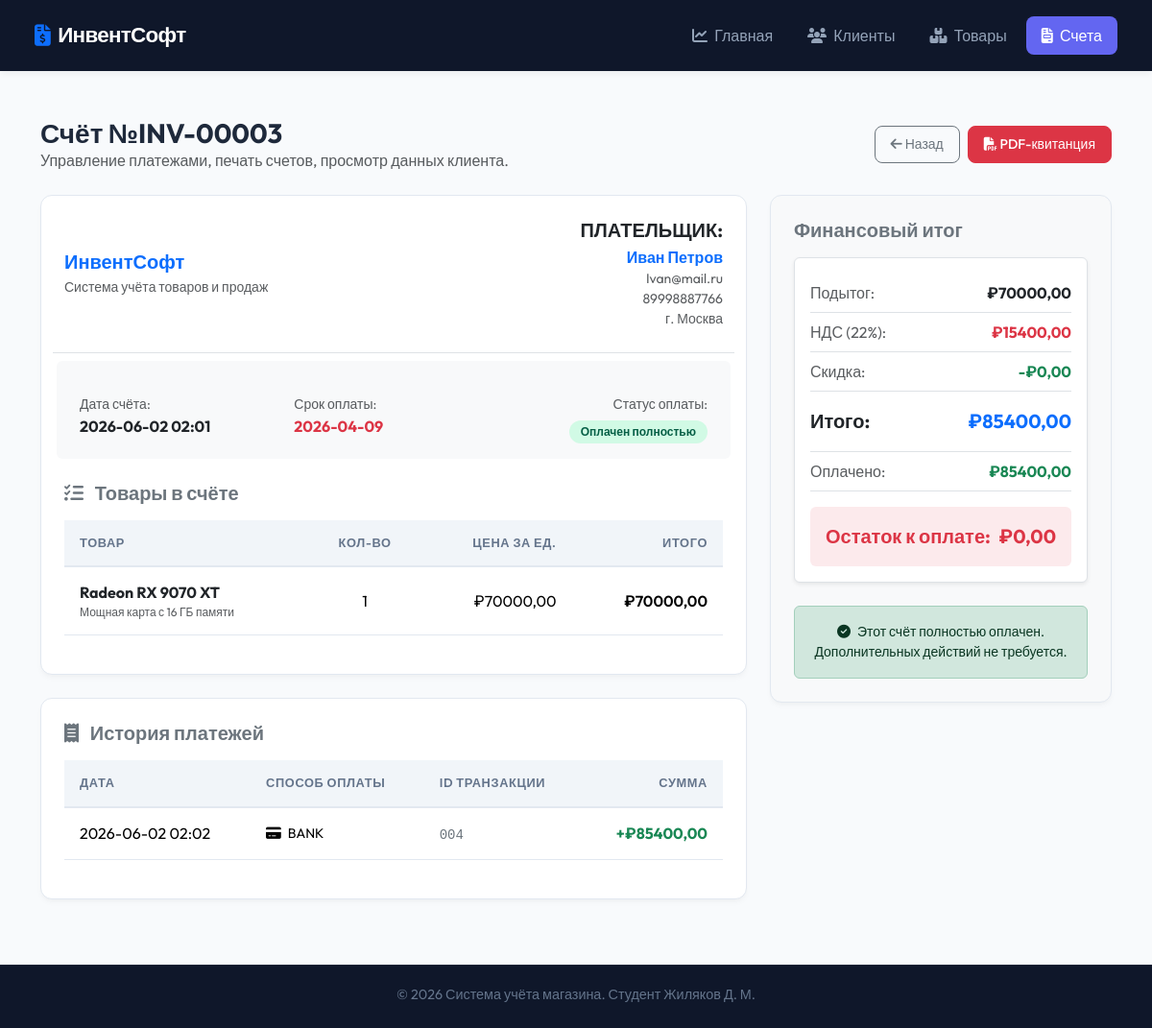
The app's page /invoices/9/ with its own data.
### core/models.py (models this page shows, shortened)
class Invoice(models.Model):
    customer = models.ForeignKey(Customer, on_delete=models.CASCADE, verbose_name='Клиент')
    invoice_number = models.CharField(max_length=20, unique=True, verbose_name='Номер счёта')
    date = models.DateTimeField(default=timezone.now, verbose_name='Дата')
    due_date = models.DateTimeField(blank=True, null=True, verbose_name='Дата погашения')
    subtotal = models.DecimalField(max_digits=10, decimal_places=2, default=0.00, verbose_name='Промежуточный итог')
    tax_rate = models.DecimalField(max_digits=5, decimal_places=2, default=0.00, verbose_name='Ставка налога')  # например, 18.00 для 18%
    tax_amount = models.DecimalField(max_digits=10, decimal_places=2, default=0.00, verbose_name='Сумма налога')
    discount_amount = models.DecimalField(max_digits=10, decimal_places=2, default=0.00, verbose_name='Сумма скидки')
    total_amount = models.DecimalField(max_digits=10, decimal_places=2, default=0.00, verbose_name='Итоговая сумма')
    paid = models.BooleanField(default=False, verbose_name='Оплачено')

class Customer(models.Model):
    name = models.CharField(max_length=200, verbose_name='Имя')
    email = models.EmailField(unique=True, blank=True, null=True, verbose_name='Email')
    phone = models.CharField(max_length=15, blank=True, null=True, verbose_name='Телефон')
    address = models.TextField(blank=True, null=True, verbose_name='Адрес')
    created_at = models.DateTimeField(default=timezone.now, verbose_name='Дата создания')

class InvoiceItem(models.Model):
    invoice = models.ForeignKey(Invoice, on_delete=models.CASCADE, related_name='items', verbose_name='Счёт')
    product = models.ForeignKey(Product, on_delete=models.SET_NULL, null=True, verbose_name='Товар')
    quantity = models.PositiveIntegerField(default=1, verbose_name='Количество')
    unit_price = models.DecimalField(max_digits=10, decimal_places=2, verbose_name='Цена за единицу')
    total = models.DecimalField(max_digits=10, decimal_places=2, verbose_name='Итого')

class Product(models.Model):
    name = models.CharField(max_length=200, verbose_name='Название')
    description = models.TextField(blank=True, null=True, verbose_name='Описание')
    price = models.DecimalField(max_digits=10, decimal_places=2, verbose_name='Цена')
    stock = models.PositiveIntegerField(default=0, verbose_name='Остаток')
    created_at = models.DateTimeField(default=timezone.now, verbose_name='Дата создания')

class Payment(models.Model):
    invoice = models.ForeignKey(Invoice, on_delete=models.CASCADE, verbose_name='Счёт')
    amount_paid = models.DecimalField(max_digits=10, decimal_places=2, verbose_name='Оплаченная сумма')
    payment_date = models.DateTimeField(default=timezone.now, verbose_name='Дата оплаты')
    payment_method = models.CharField(max_length=50, choices=[
        ('cash', 'Наличные'),
        ('card', 'Карта'),
        ('fps', 'СБП'),
        ('bank', 'Банковский перевод')
    ], verbose_name='Способ оплаты')
    transaction_id = models.CharField(max_length=100, blank=True, null=True, verbose_name='ID транзакции')

### core/views.py (the view)
def invoice_detail(request, pk):
    invoice = get_object_or_404(Invoice, pk=pk)
    payments = Payment.objects.filter(invoice=invoice)
    total_paid = sum(p.amount_paid for p in payments)
    balance = invoice.total_amount - total_paid
    return render(request, 'core/invoice_detail.html', {
        'invoice': invoice,
        'items': invoice.items.all(),
        'payments': payments,
        'total_paid': total_paid,
        'balance': balance
    })

### templates/core/invoice_detail.html (shortened to what this page needs)
{% extends 'core/base.html' %}
{% block content %}
<div class="d-flex justify-content-between align-items-center mb-4">
    <div>
        <h3 class="fw-bold mb-0">Счёт №{{ invoice.invoice_number }}</h3>
        <p class="text-muted mb-0">Управление платежами, печать счетов, просмотр данных клиента.</p>
    </div>
    <div class="d-flex gap-2">
        <a href="{% url 'invoice_list' %}" class="btn btn-outline-secondary btn-sm"><i class="fa-solid fa-arrow-left"></i> Назад</a>
        <a href="{% url 'download_invoice_pdf' invoice.id %}" class="btn btn-danger btn-sm"><i class="fa-solid fa-file-pdf"></i> PDF-квитанция</a>
    </div>
</div>
<div class="row g-4">
    <div class="col-lg-8">
        <div class="card p-4 mb-4">
            <div class="row pb-4 mb-4 border-bottom align-items-center">
                <div class="col-sm-6">
                    <h5 class="fw-bold text-primary mb-1">ИнвентСофт</h5>
                    <p class="text-muted small mb-0">Система учёта товаров и продаж</p>
                </div>
                <div class="col-sm-6 text-sm-end mt-3 mt-sm-0">
                    <h5 class="fw-bold mb-1">ПЛАТЕЛЬЩИК:</h5>
                    <a href="{% url 'customer_detail' invoice.customer.id %}" class="text-decoration-none fw-semibold">{{ invoice.customer.name }}</a>
                    <p class="text-muted small mb-0">{{ invoice.customer.email }}<br>{{ invoice.customer.phone }}<br>{{ invoice.customer.address }}</p>
                </div>
            </div>
            <div class="row g-3 mb-4 text-center text-sm-start bg-light p-3 rounded">
                <div class="col-sm-4">
                    <span class="text-muted small block">Дата счёта:</span>
                    <strong class="d-block">{{ invoice.date|date:"Y-m-d H:i" }}</strong>
                </div>
                <div class="col-sm-4">
                    <span class="text-muted small block">Срок оплаты:</span>
                    <strong class="d-block text-danger">{% if invoice.due_date %}{{ invoice.due_date|date:"Y-m-d" }}{% else %}Не указано{% endif %}</strong>
                </div>
                <div class="col-sm-4 text-sm-end">
                    <span class="text-muted small block">Статус оплаты:</span>
                    <div class="mt-1">
                        {% if invoice.paid %}
                            <span class="badge bg-paid">Оплачен полностью</span>
                        {% elif total_paid > 0 %}
                            <span class="badge bg-partial">Частично оплачен</span>
                        {% else %}
                            <span class="badge bg-unpaid">Не оплачен</span>
                        {% endif %}
                    </div>
                </div>
            </div>
            <h5 class="fw-bold mb-3 text-secondary"><i class="fa-solid fa-list-check me-2"></i> Товары в счёте</h5>
            <div class="table-responsive">
                <table class="table align-middle">
                    <thead>
                        <tr>
                            <th>Товар</th>
                            <th class="text-center">Кол-во</th>
                            <th class="text-end">Цена за ед.</th>
                            <th class="text-end">Итого</th>
                        </tr>
                    </thead>
                    <tbody>
                        {% for item in items %}
                            <tr>
                                <td>
                                    <strong class="text-dark">{{ item.product.name }}</strong>
                                    {% if item.product.description %}
                                        <div class="text-muted small" style="font-size: 0.75rem;">{{ item.product.description }}</div>
                                    {% endif %}
                                </td>
                                <td class="text-center">{{ item.quantity }}</td>
                                <td class="text-end">₽{{ item.unit_price|floatformat:2 }}</td>
                                <td class="text-end fw-semibold">₽{{ item.total|floatformat:2 }}</td>
                            </tr>
                        {% endfor %}
                    </tbody>
                </table>
            </div>
        </div>
        <div class="card p-4">
            <h5 class="fw-bold mb-3 text-secondary"><i class="fa-solid fa-receipt me-2"></i> История платежей</h5>
            <div class="table-responsive">
                <table class="table align-middle table-sm">
                    <thead>
                        <tr>
                            <th>Дата</th>
                            <th>Способ оплаты</th>
                            <th>ID транзакции</th>
                            <th class="text-end">Сумма</th>
                        </tr>
                    </thead>
                    <tbody>
                        {% for payment in payments %}
                            <tr>
                                <td>{{ payment.payment_date|date:"Y-m-d H:i" }}</td>
                                <td class="text-uppercase small"><i class="fa-solid fa-credit-card me-1"></i> {{ payment.payment_method }}</td>
                                <td><code class="text-secondary">{{ payment.transaction_id|default:"Не указано" }}</code></td>
                                <td class="text-end text-success fw-bold">+₽{{ payment.amount_paid|floatformat:2 }}</td>
                            </tr>
                        {% empty %}
                            <tr>
                                <td colspan="4" class="text-center text-muted py-4">Платежи по этому счёту ещё не зарегистрированы.</td>
                            </tr>
                        {% endfor %}
                    </tbody>
                </table>
            </div>
        </div>
    </div>
    <div class="col-lg-4">
        <div class="card p-4 bg-light">
            <h5 class="fw-bold mb-3 text-secondary">Финансовый итог</h5>
            <div class="bg-white p-3 rounded border mb-4 shadow-sm">
                <div class="d-flex justify-content-between py-2 border-bottom border-dashed">
                    <span class="text-muted">Подытог:</span>
                    <strong class="text-dark">₽{{ invoice.subtotal|floatformat:2 }}</strong>
                </div>
                <div class="d-flex justify-content-between py-2 border-bottom border-dashed">
                    <span class="text-muted">НДС ({{ invoice.tax_rate|floatformat:0 }}%):</span>
                    <strong class="text-danger">₽{{ invoice.tax_amount|floatformat:2 }}</strong>
                </div>
                <div class="d-flex justify-content-between py-2 border-bottom border-dashed">
                    <span class="text-muted">Скидка:</span>
                    <strong class="text-success">-₽{{ invoice.discount_amount|floatformat:2 }}</strong>
                </div>
                <div class="d-flex justify-content-between py-3 border-bottom fs-5">
                    <span class="fw-bold">Итого:</span>
                    <strong class="text-primary fw-bold">₽{{ invoice.total_amount|floatformat:2 }}</strong>
                </div>
                <div class="d-flex justify-content-between py-2 border-bottom border-dashed">
                    <span class="text-muted">Оплачено:</span>
                    <strong class="text-success">₽{{ total_paid|floatformat:2 }}</strong>
                </div>
                <div class="d-flex justify-content-between py-3 text-danger fs-5 bg-danger bg-opacity-10 p-3 rounded mt-3">
                    <span class="fw-bold">Остаток к оплате:</span>
                    <strong class="fw-bold">₽{{ balance|floatformat:2 }}</strong>
                </div>
            </div>
            {% if balance > 0 %}
                <div class="alert alert-warning text-center small mb-0">
                    <i class="fa-solid fa-circle-exclamation me-1"></i> Остаток к оплате составляет <strong>₽{{ balance|floatformat:2 }}</strong>. Пожалуйста, примите платеж.
                </div>
            {% else %}
                <div class="alert alert-success text-center small mb-0">
                    <i class="fa-solid fa-circle-check me-1"></i> Этот счёт полностью оплачен. Дополнительных действий не требуется.
                </div>
            {% endif %}
        </div>
    </div>
</div>
{% endblock %}

### templates/core/base.html (style rules this page uses)
:root { --primary: #6366f1; --primary-hover: #4f46e5; --secondary: #0f172a; --background: #f8fafc; --card-bg: #ffffff; --text-main: #1e293b; --text-muted: #64748b; --border: #e2e8f0; --success: #10b981; --warning: #f59e0b; --danger: #ef4444; }
body { background-color: var(--background); color: var(--text-main); font-family: 'Outfit', 'Inter', sans-serif; min-height: 100vh; display: flex; flex-direction: column; }
.card { background-color: var(--card-bg); border: 1px solid var(--border); border-radius: 12px; box-shadow: 0 4px 6px -1px rgba(0, 0, 0, 0.03), 0 2px 4px -1px rgba(0, 0, 0, 0.02); margin-bottom: 20px; }
.btn { font-weight: 500; border-radius: 8px; padding: 8px 16px; transition: all 0.2s ease; }
.table { border-collapse: separate; border-spacing: 0; }
.table th { background-color: #f1f5f9; color: var(--text-muted); font-weight: 600; font-size: 0.8rem; text-transform: uppercase; letter-spacing: 0.05em; padding: 14px 16px; border-bottom: 2px solid var(--border); }
.table td { padding: 14px 16px; border-bottom: 1px solid var(--border); vertical-align: middle; }
.badge { font-weight: 600; font-size: 0.75rem; padding: 6px 12px; border-radius: 20px; }
.bg-paid { background-color: #d1fae5; color: #065f46; }

### records on screen
Invoice: invoice_number "INV-00003", customer.name "Иван Петров", customer.email "Ivan@mail.ru", customer.phone "89998887766", customer.address "г. Москва", date "2026-06-02 02:01", due_date "2026-04-09", subtotal "70000,00", tax_rate "22", tax_amount "15400,00", discount_amount "0,00", total_amount "85400,00"
InvoiceItem: product.name "Radeon RX 9070 XT", product.description "Мощная карта с 16 ГБ памяти", quantity "1", unit_price "70000,00", total "70000,00"
Payment: payment_date "2026-06-02 02:02", payment_method "BANK", transaction_id "004", amount_paid "85400,00"

### other values on screen
{{ total_paid|floatformat:2 }} "85400,00"
{{ balance|floatformat:2 }} "0,00"
